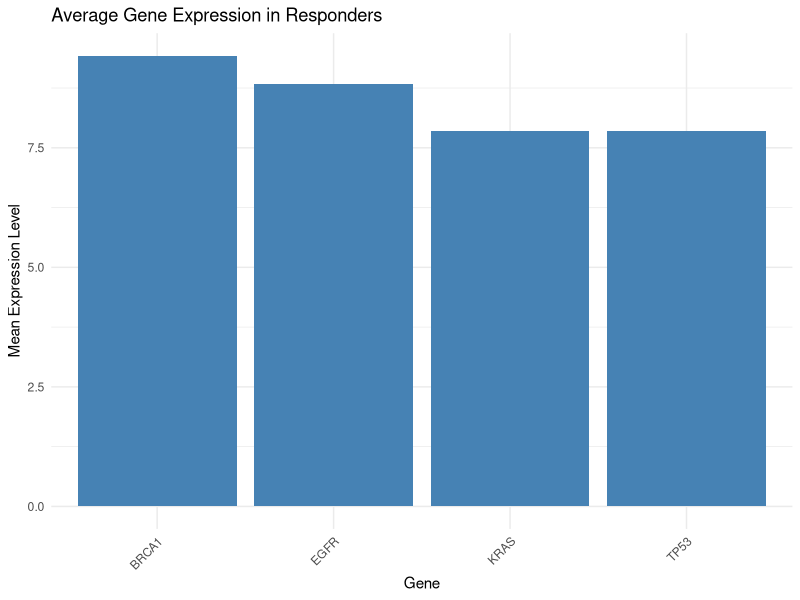
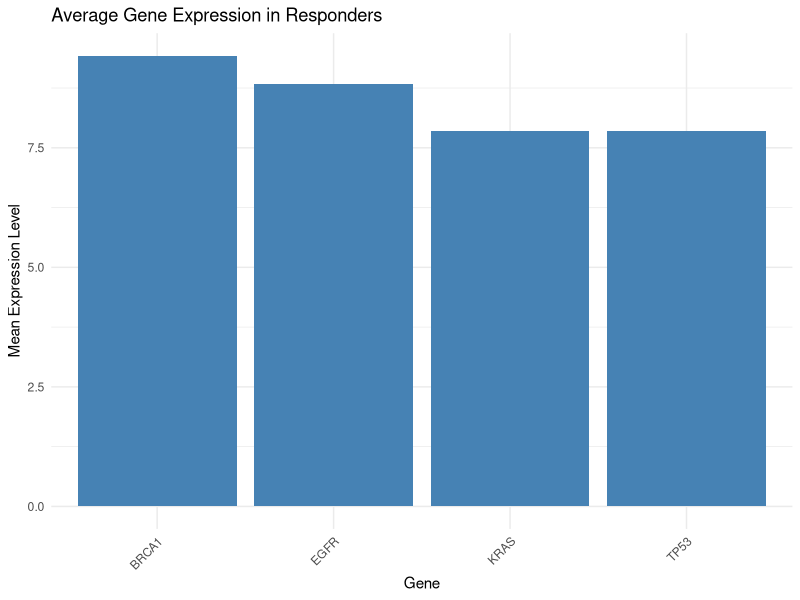

R code for these plots, in order:
library(tidyverse)
library(ggrepel)

data <- read.csv("bio_complex_data.csv")

responder_data <- data %>%
  filter(drug_response == "Responder") %>%
  select(ends_with("_expr")) %>%
  summarise(across(everything(), mean, na.rm = TRUE)) %>%
  pivot_longer(everything(), names_to = "gene", values_to = "mean_expression") %>%
  mutate(gene = str_remove(gene, "_expr"))

final_plot <- ggplot(responder_data, aes(x = reorder(gene, -mean_expression), y = mean_expression)) +
  geom_bar(stat = "identity", fill = "steelblue") +
  labs(title = "Average Gene Expression in Responders",
       x = "Gene",
       y = "Mean Expression Level") +
  theme_minimal() +
  theme(axis.text.x = element_text(angle = 45, hjust = 1))

ggsave("__OUTPUT_PNG_FILE__", plot = final_plot, width = 8, height = 6, dpi = 300)
ggsave("__OUTPUT_PDF_FILE__", plot = final_plot, width = 8, height = 6)